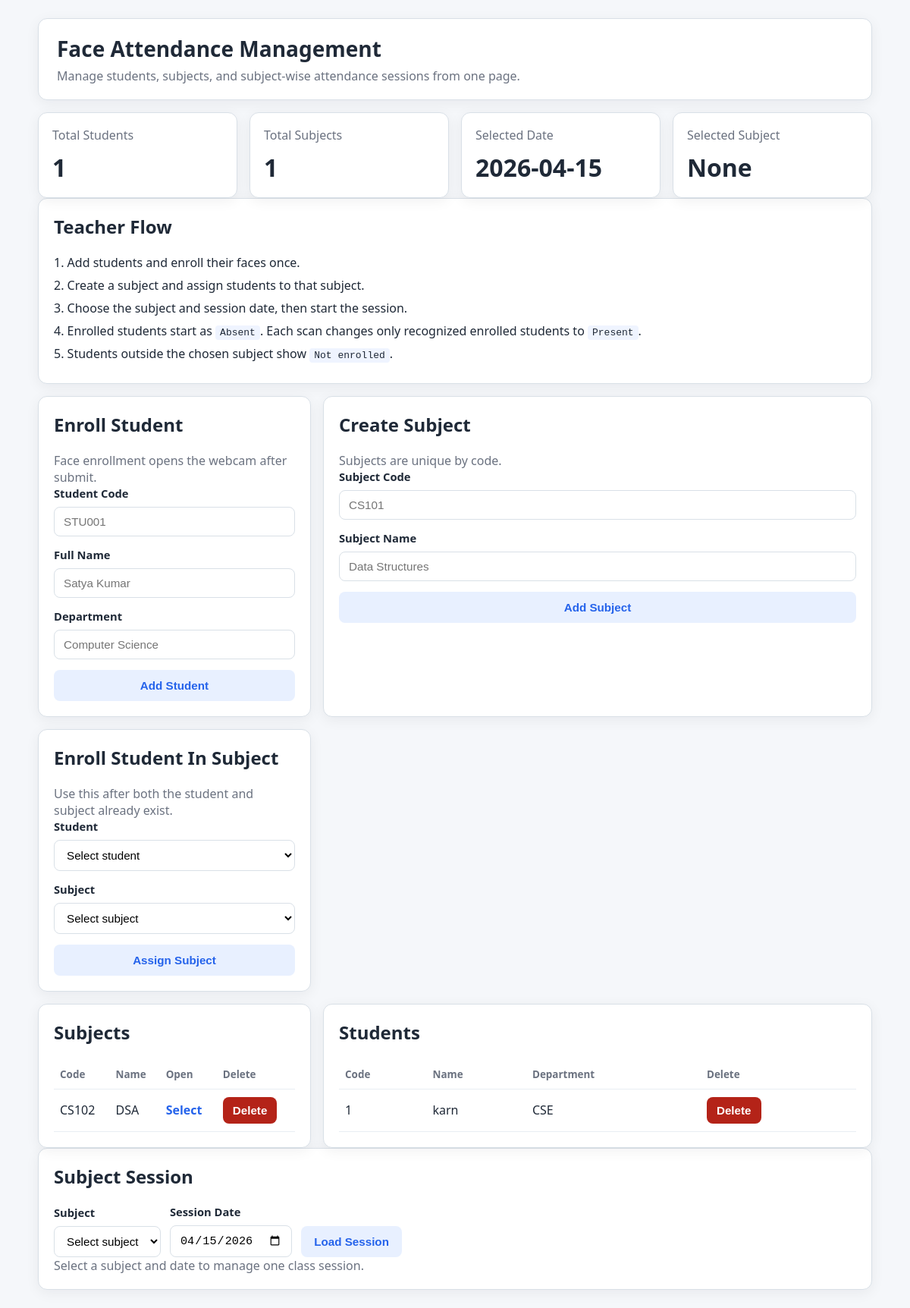
The page / on the database its author committed.
### tables this page shows
CREATE TABLE subjects (
                id INTEGER PRIMARY KEY AUTOINCREMENT,
                subject_code TEXT NOT NULL UNIQUE,
                subject_name TEXT NOT NULL,
                created_at TEXT NOT NULL DEFAULT CURRENT_TIMESTAMP
            );

CREATE TABLE students (
                id INTEGER PRIMARY KEY AUTOINCREMENT,
                student_code TEXT NOT NULL UNIQUE,
                full_name TEXT NOT NULL,
                department TEXT NOT NULL,
                created_at TEXT NOT NULL DEFAULT CURRENT_TIMESTAMP
            );

### attendance/web.py (the view)
    @app.route("/")
    def dashboard():
        subject_context = _selected_subject_context()
        return render_template(
            "dashboard.html",
            students=fetch_all_students(),
            attendance_logs=fetch_attendance_logs(),
            total_students=student_count(),
            total_subjects=subject_count(),
            today=subject_context["session_date"],
            **subject_context,
        )

### templates/dashboard.html (shortened to what this page needs)
{% extends "base.html" %}
{% block content %}
<section class="stats-grid">
    <article class="stat-card">
        <span>Total Students</span>
        <strong>{{ total_students }}</strong>
    </article>
    <article class="stat-card">
        <span>Total Subjects</span>
        <strong>{{ total_subjects }}</strong>
    </article>
    <article class="stat-card">
        <span>Selected Date</span>
        <strong>{{ today }}</strong>
    </article>
    <article class="stat-card">
        <span>Selected Subject</span>
        <strong>{{ selected_subject.subject_code if selected_subject else "None" }}</strong>
    </article>
</section>
<section class="panel help-panel">
    <h2>Teacher Flow</h2>
    <p>1. Add students and enroll their faces once.</p>
    <p>2. Create a subject and assign students to that subject.</p>
    <p>3. Choose the subject and session date, then start the session.</p>
    <p>4. Enrolled students start as <code>Absent</code>. Each scan changes only recognized enrolled students to <code>Present</code>.</p>
    <p>5. Students outside the chosen subject show <code>Not enrolled</code>.</p>
</section>
<section class="content-grid three-columns">
    <article class="panel">
        <h2>Enroll Student</h2>
        <p class="section-copy">Face enrollment opens the webcam after submit.</p>
        <form class="enroll-form" method="post" action="{{ url_for('add_student') }}">
            <label>
                <span>Student Code</span>
                <input type="text" name="student_code" placeholder="STU001" required>
            </label>
            <label>
                <span>Full Name</span>
                <input type="text" name="full_name" placeholder="Satya Kumar" required>
            </label>
            <label>
                <span>Department</span>
                <input type="text" name="department" placeholder="Computer Science" required>
            </label>
            <button class="secondary-btn" type="submit">Add Student</button>
        </form>
    </article>
    <article class="panel">
        <h2>Create Subject</h2>
        <p class="section-copy">Subjects are unique by code.</p>
        <form class="enroll-form" method="post" action="{{ url_for('add_subject') }}">
            <label>
                <span>Subject Code</span>
                <input type="text" name="subject_code" placeholder="CS101" required>
            </label>
            <label>
                <span>Subject Name</span>
                <input type="text" name="subject_name" placeholder="Data Structures" required>
            </label>
            <button class="secondary-btn" type="submit">Add Subject</button>
        </form>
    </article>
    <article class="panel">
        <h2>Enroll Student In Subject</h2>
        <p class="section-copy">Use this after both the student and subject already exist.</p>
        <form class="enroll-form" method="post" action="{{ url_for('add_subject_enrollment') }}">
            <label>
                <span>Student</span>
                <select name="student_id" required>
                    <option value="">Select student</option>
                </select>
            </label>
            <label>
                <span>Subject</span>
                <select name="subject_id" required>
                    <option value="">Select subject</option>
                </select>
            </label>
            <button class="secondary-btn" type="submit">Assign Subject</button>
        </form>
    </article>
</section>
<section class="content-grid">
    <article class="panel">
        <h2>Subjects</h2>
        <div class="table-wrap">
            <table>
                <thead>
                    <tr>
                        <th>Code</th>
                        <th>Name</th>
                        <th>Open</th>
                        <th>Delete</th>
                    </tr>
                </thead>
                <tbody>
                    {% for subject in subjects %}
                        <tr>
                            <td>{{ subject.subject_code }}</td>
                            <td>{{ subject.subject_name }}</td>
                            <td>
                                <a class="link-btn" href="{{ url_for('dashboard', subject_id=subject.id, session_date=today) }}">Select</a>
                            </td>
                            <td>
                                <form method="post" action="{{ url_for('remove_subject', subject_id=subject.id) }}">
                                    <button class="danger-btn" type="submit">Delete</button>
                                </form>
                            </td>
                        </tr>
                    {% else %}
                        <tr>
                            <td colspan="4">No subjects added yet.</td>
                        </tr>
                    {% endfor %}
                </tbody>
            </table>
        </div>
    </article>
    <article class="panel">
        <h2>Students</h2>
        <div class="table-wrap">
            <table>
                <thead>
                    <tr>
                        <th>Code</th>
                        <th>Name</th>
                        <th>Department</th>
                        <th>Delete</th>
                    </tr>
                </thead>
                <tbody>
                    {% for student in students %}
                        <tr>
                            <td>{{ student.student_code }}</td>
                            <td>{{ student.full_name }}</td>
                            <td>{{ student.department }}</td>
                            <td>
                                <form method="post" action="{{ url_for('remove_student', student_id=student.id) }}">
                                    <button class="danger-btn" type="submit">Delete</button>
                                </form>
                            </td>
                        </tr>
                    {% else %}
                        <tr>
                            <td colspan="4">No students enrolled yet.</td>
                        </tr>
                    {% endfor %}
                </tbody>
            </table>
        </div>
    </article>
</section>
<section class="panel">
    <h2>Subject Session</h2>
    <form class="session-toolbar" method="get" action="{{ url_for('dashboard') }}">
        <label>
            <span>Subject</span>
            <select name="subject_id">
                <option value="">Select subject</option>
            </select>
        </label>
        <label>
            <span>Session Date</span>
            <input type="date" name="session_date" value="{{ today }}">
        </label>
        <button class="secondary-btn" type="submit">Load Session</button>
    </form>
    {% if selected_subject %}
        <div class="session-summary">
            <div class="pill">Subject: {{ selected_subject.subject_code }} - {{ selected_subject.subject_name }}</div>
            <div class="pill">Enrolled: {{ enrolled_in_selected_subject }}</div>
            <div class="pill present-pill">Present: {{ subject_summary.present }}</div>
            <div class="pill absent-pill">Absent: {{ subject_summary.absent }}</div>
        </div>
        <div class="action-row">
            <form method="post" action="{{ url_for('start_subject_session', subject_id=selected_subject.id) }}">
                <input type="hidden" name="session_date" value="{{ today }}">
                <button class="secondary-btn" type="submit">Start Or Reset Session Defaults</button>
            </form>
            <form method="post" action="{{ url_for('scan_attendance', subject_id=selected_subject.id) }}">
                <input type="hidden" name="session_date" value="{{ today }}">
                <button class="primary-btn" type="submit">Scan Present Student</button>
            </form>
        </div>
        <div class="table-wrap">
            <table>
                <thead>
                    <tr>
                        <th>Code</th>
                        <th>Name</th>
                        <th>Department</th>
                        <th>Attendance</th>
                        <th>Confidence</th>
                        <th>Remove</th>
                    </tr>
                </thead>
                <tbody>
                    {% for row in subject_roster %}
                        <tr>
                            <td>{{ row.student_code }}</td>
                            <td>{{ row.full_name }}</td>
                            <td>{{ row.department }}</td>
                            <td>{{ row.attendance_status }}</td>
                            <td>{{ "%.1f"|format(row.confidence) }}%</td>
                            <td>
                                <form method="post" action="{{ url_for('remove_subject_enrollment', subject_id=selected_subject.id, student_id=row.id) }}">
                                    <button class="danger-btn" type="submit">Remove</button>
                                </form>
                            </td>
                        </tr>
                    {% else %}
                        <tr>
                            <td colspan="6">No students are enrolled in this subject yet.</td>
                        </tr>
                    {% endfor %}
                </tbody>
            </table>
        </div>
        <h3>Session Logs</h3>
        <form class="session-toolbar" method="get" action="{{ url_for('dashboard') }}">
            <input type="hidden" name="subject_id" value="{{ selected_subject.id }}">
            <input type="hidden" name="session_date" value="{{ today }}">
            <label>
                <span>Status Filter</span>
                <select name="attendance_filter">
                    <option value="All" {% if attendance_filter == "All" %}selected{% endif %}>All</option>
                    <option value="Present" {% if attendance_filter == "Present" %}selected{% endif %}>Present</option>
                    <option value="Absent" {% if attendance_filter == "Absent" %}selected{% endif %}>Absent</option>
                </select>
            </label>
            <button class="secondary-btn" type="submit">Apply Filter</button>
        </form>
        <div class="table-wrap">
            <table>
                <thead>
                    <tr>
                        <th>Code</th>
                        <th>Name</th>
                        <th>Status</th>
                        <th>Confidence</th>
                        <th>Marked At</th>
                    </tr>
                </thead>
                <tbody>
                    {% for log in subject_attendance_logs %}
                        <tr>
                            <td>{{ log.student_code }}</td>
                            <td>{{ log.full_name }}</td>
                            <td>{{ log.status }}</td>
                            <td>{{ "%.1f"|format(log.confidence) }}%</td>
                            <td>{{ log.marked_at }}</td>
                        </tr>
                    {% else %}
                        <tr>
                            <td colspan="5">No attendance rows yet for this subject and date.</td>
                        </tr>
                    {% endfor %}
                </tbody>
            </table>
        </div>
    {% else %}
        <p class="section-copy">Select a subject and date to manage one class session.</p>
    {% endif %}
</section>
{% endblock %}

### rows shown on the page
subjects: subject_code "CS102", subject_name "DSA"
students: student_code "1", full_name "karn", department "CSE"

### other values the page prints
{{ total_students }} "1"
{{ total_subjects }} "1"
{{ today }} "2026-04-15"
{{ selected_subject.subject_code if selected_subject else "None" }} "None"
